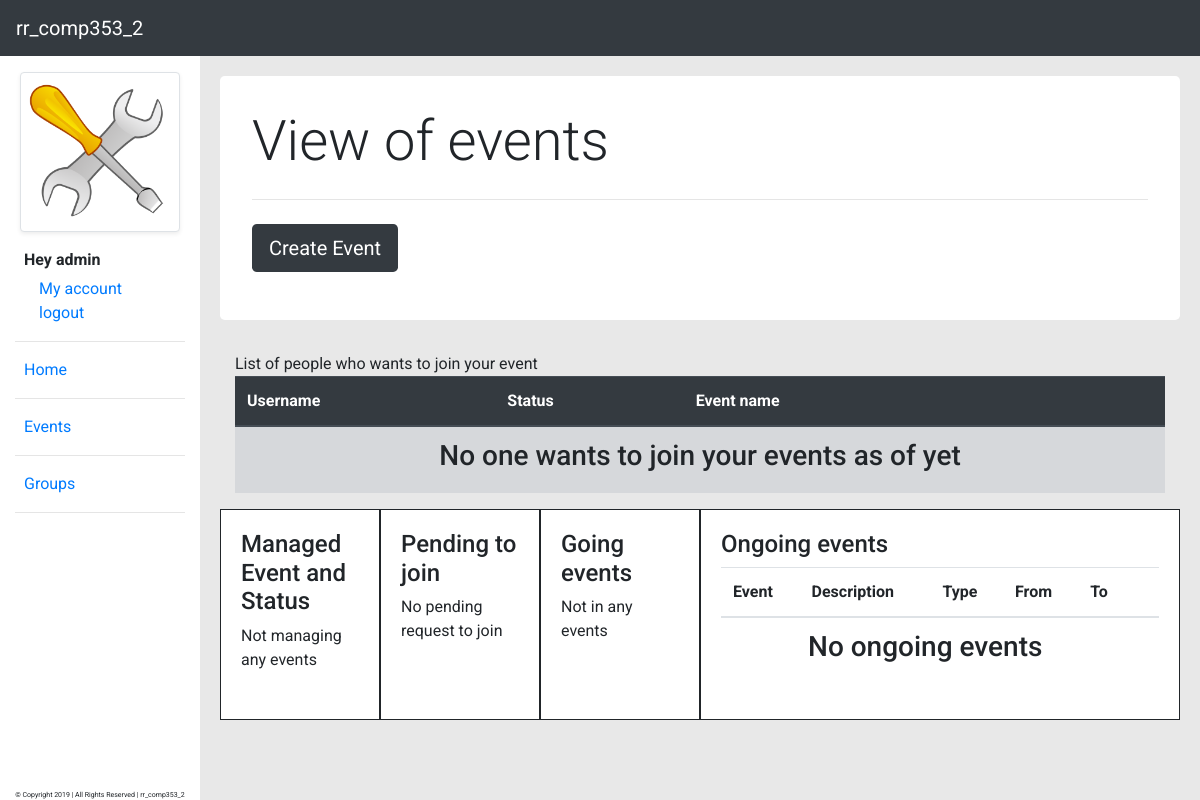
/src/pages/event-page.php (signed in), run on an earlier commit of the app's database.
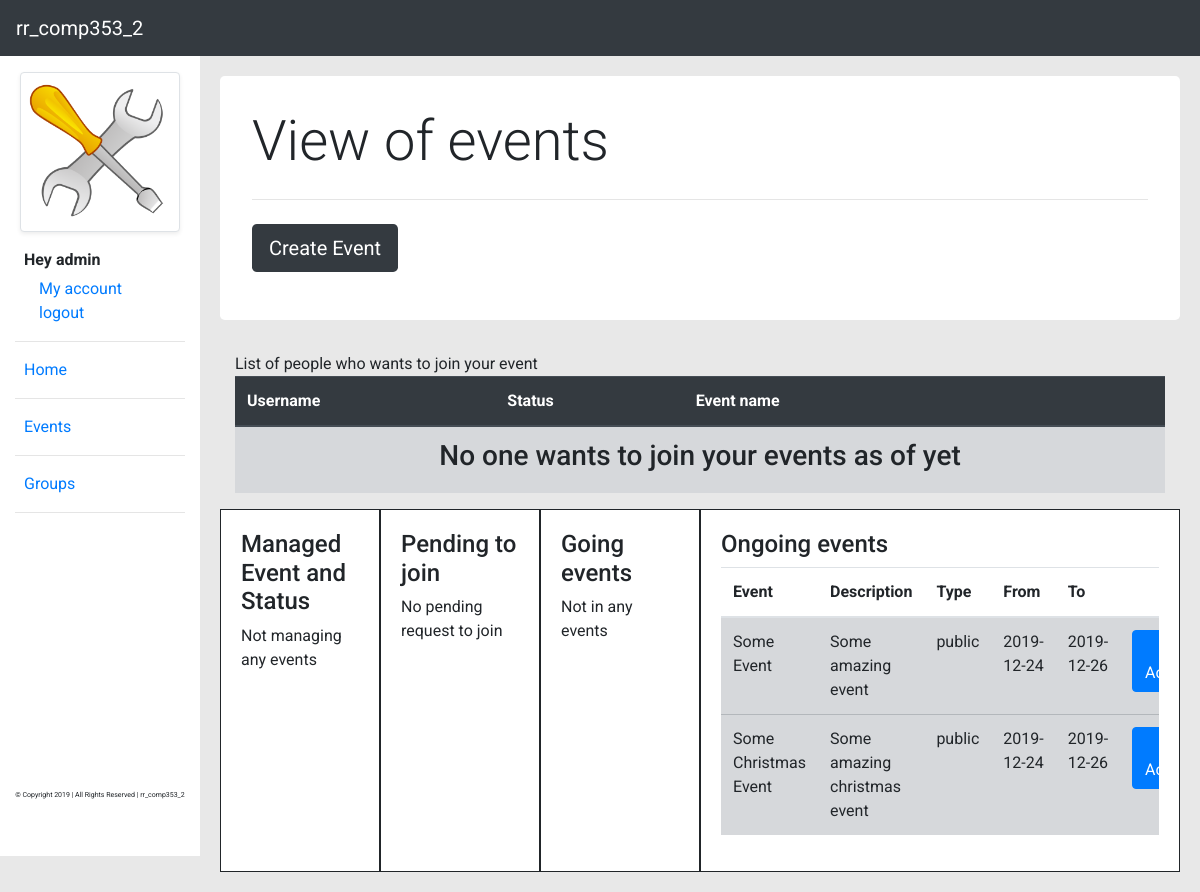
And on a later commit of the database.
### tables this page shows
CREATE TABLE event (
    eventID int(11) NOT NULL AUTO_INCREMENT,
    eventManagerID int(11) NOT NULL,
    eventFeeID int(11),
    eventName varchar(255) NOT NULL,
    eventDescription text NOT NULL,
    eventPhoneNumber varchar(50) NOT NULL,
    eventType varchar(50) NOT NULL,
    size int(11) NOT NULL,
    startDate DATE NOT NULL,
    endDate DATE NOT NULL,
    pageTemplate varchar(255) NOT NULL,
    CONSTRAINT PK_Event PRIMARY KEY (eventID),
    CONSTRAINT FK_Event_Manager FOREIGN KEY (eventManagerID) REFERENCES event_manager(eventManagerID) ON DELETE CASCADE,
    CONSTRAINT FK_Event_Event_FEE FOREIGN KEY (eventFeeID) REFERENCES event_fee_calculation(eventFeeID) ON DELETE CASCADE
);

### src/libs/event.php (called while the page is built, shortened)
<?php
    class Event {
        private $user = null;
        private $db_connection = null;
        function __construct($dbCon, $user_email) {
            $this->db_connection = $dbCon;
            $this->user = new User($this->db_connection, $user_email);
        }
        function getAllApprovedEvents() {
            $userID = $this->user->getUserID();
            $query = mysqli_query($this->db_connection, "SELECT e.eventID, e.eventName, e.eventDescription, e.eventType, e.startDate, e.endDate
                                                         FROM user u
                                                         INNER JOIN event_manager em ON u.userID = em.userID
                                                         INNER JOIN event e ON em.eventManagerID = e.eventManagerID
                                                         WHERE em.statusCode='APPROVED' AND em.userID !='$userID'");
            $all_approved_events_num_rows = mysqli_num_rows($query);
            if($all_approved_events_num_rows) {
                return mysqli_fetch_all($query, MYSQLI_ASSOC);
            }
            else {
                return [];
            }
        }
    }
?>

### src/libs/user.php (called while the page is built, shortened)
<?php
    class User {
        private $user = null;
        function __construct($dbCon, $user_email) {
            $this->db_connection = $dbCon;
            $query = mysqli_query($this->db_connection, "SELECT * FROM user where emailAddress='$user_email'");
            $this->user = mysqli_fetch_array($query);
        }
        function getUserID() {
            return $this->user['userID'];
        }
    }
?>

### src/pages/event-page.php (the view, shortened to what the changed rows need)
<?php
    require $_SERVER['DOCUMENT_ROOT'] . '/comp353/src/shared/navbar.php';
    include $_SERVER['DOCUMENT_ROOT'] . '/comp353/src/libs/user.php';
    include $_SERVER['DOCUMENT_ROOT'] . '/comp353/src/libs/event.php';
    $event = new Event($databaseConnection, $user_email);
    $event_all_approved = $event->getAllApprovedEvents();
    $count_all_approved_events_status = count($event_all_approved);
  ?>
<div id="event-wrapper" class="main-body">
    <?php
    include $_SERVER['DOCUMENT_ROOT'] . '/comp353/src/components/bannerAndEvent-component.php';
    ?>
    <div class="row-nomargin">
        <div class="col-lg-12">
            <div class="table-responsive pendingTable">
                <table class="table">
                    <thead class="thead-dark">
                        <tr>
                            <th scope="col">Username</th>
                            <th scope="col">Status</th>
                            <th scope="col">Event name</th>
                            <th scope="col"></th>
                            <th scope="col"></th>
                            <th scope="col"></th>
                        </tr>
                    </thead>
                </table>
            </div>
        </div>
    </div>
    <div class="row-nomargin">
        <div class="col-lg-6 whiteBorderAndBlackLines">
            <div class="table-responsive pendingTable">
                <table class="table">
                    <thead>
                        <tr>
                            <th scope="col">Event</th>
                            <th scope="col">Description</th>
                            <th scope="col">Type</th>
                            <th scope="col">From</th>
                            <th scope="col">To</th>
                            <th scope="col"></th>
                        </tr>
                    </thead>
                    <tbody>
                        <form action="event-page.php" method="post">
                            <?php if($count_all_approved_events_status == 0) : ?>
                            <tr class="text-center">
                                <td colspan="5">
                                    <h3>No ongoing events</h3>
                                </td>
                            </tr>
                            <?php endif; ?>
                            <?php
                                foreach($event_all_approved as $row):
                            ?>
                            <tr class="table-secondary">
                                <td><?php echo $row['eventName']; ?></td>
                                <td><?php echo $row['eventDescription']; ?></td>
                                <td><?php echo $row['eventType']; ?></td>
                                <td><?php echo $row['startDate']; ?></td>
                                <td><?php echo $row['endDate']; ?></td>
                                <td>
                                    <button type="submit" name="addToPending" class="btn btn-primary"
                                        value="<?php echo $row['eventID']; ?>">
                                        <i class="fa fa-check"></i> Accept
                                    </button>
                                </td>
                            </tr>
                            <?php
                                endforeach;
                            ?>
                        </form>
                    </tbody>
                </table>
            </div>
        </div>
    </div>
</div>
<?php
    require $_SERVER['DOCUMENT_ROOT'] . '/comp353/src/shared/jsScript.php';
  ?>

What changed in the data, as far as the page shows it:
added event: eventName "Some Event", eventDescription "Some amazing event", eventType "public", startDate "2019-12-24", endDate "2019-12-26", $row['eventID'] 1 (drawn)
added event: eventName "Some Christmas Event", eventDescription "Some amazing christmas event", eventType "public", startDate "2019-12-24", endDate "2019-12-26", $row['eventID'] 2 (drawn)
Also different on the page:
text no longer shown: "No ongoing events"
